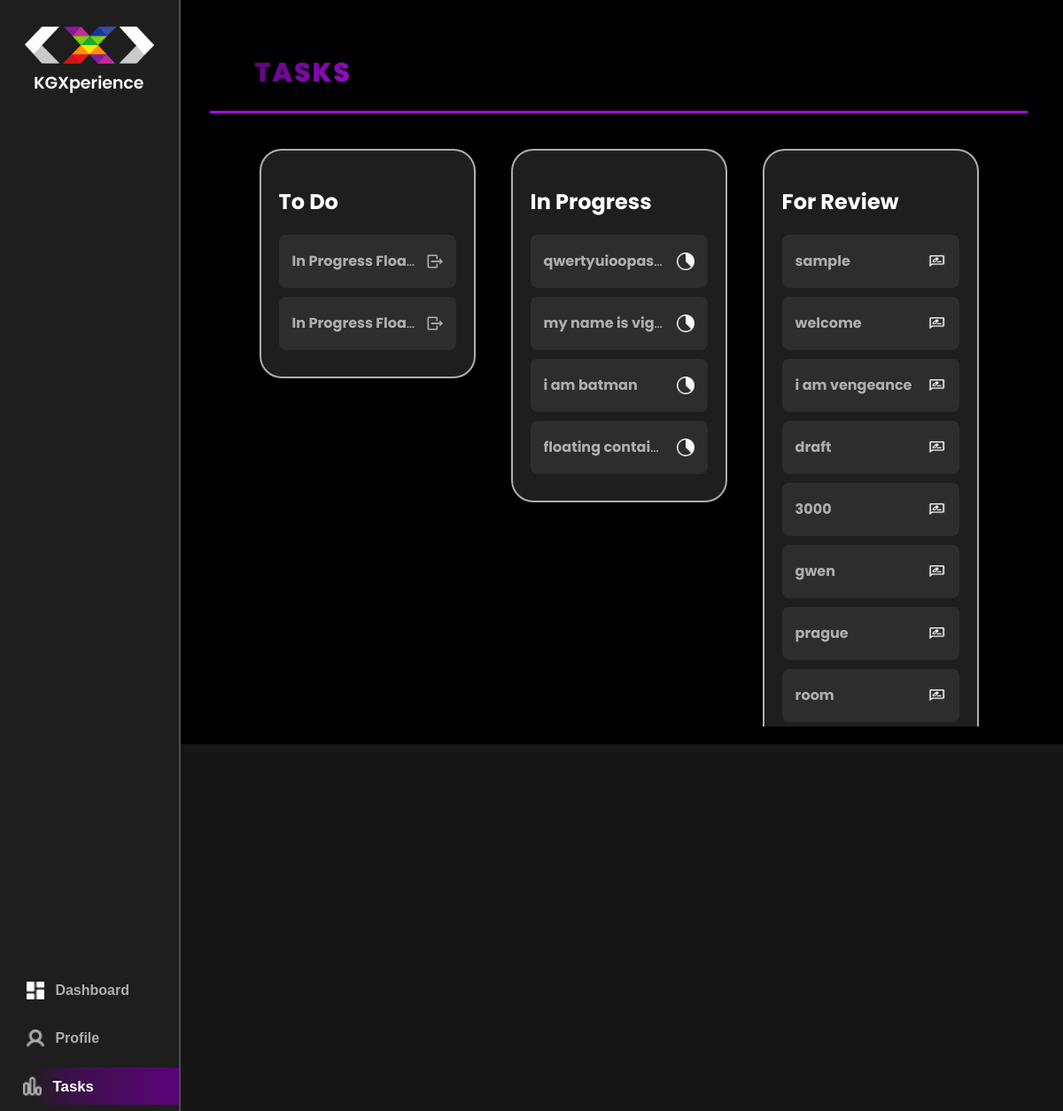
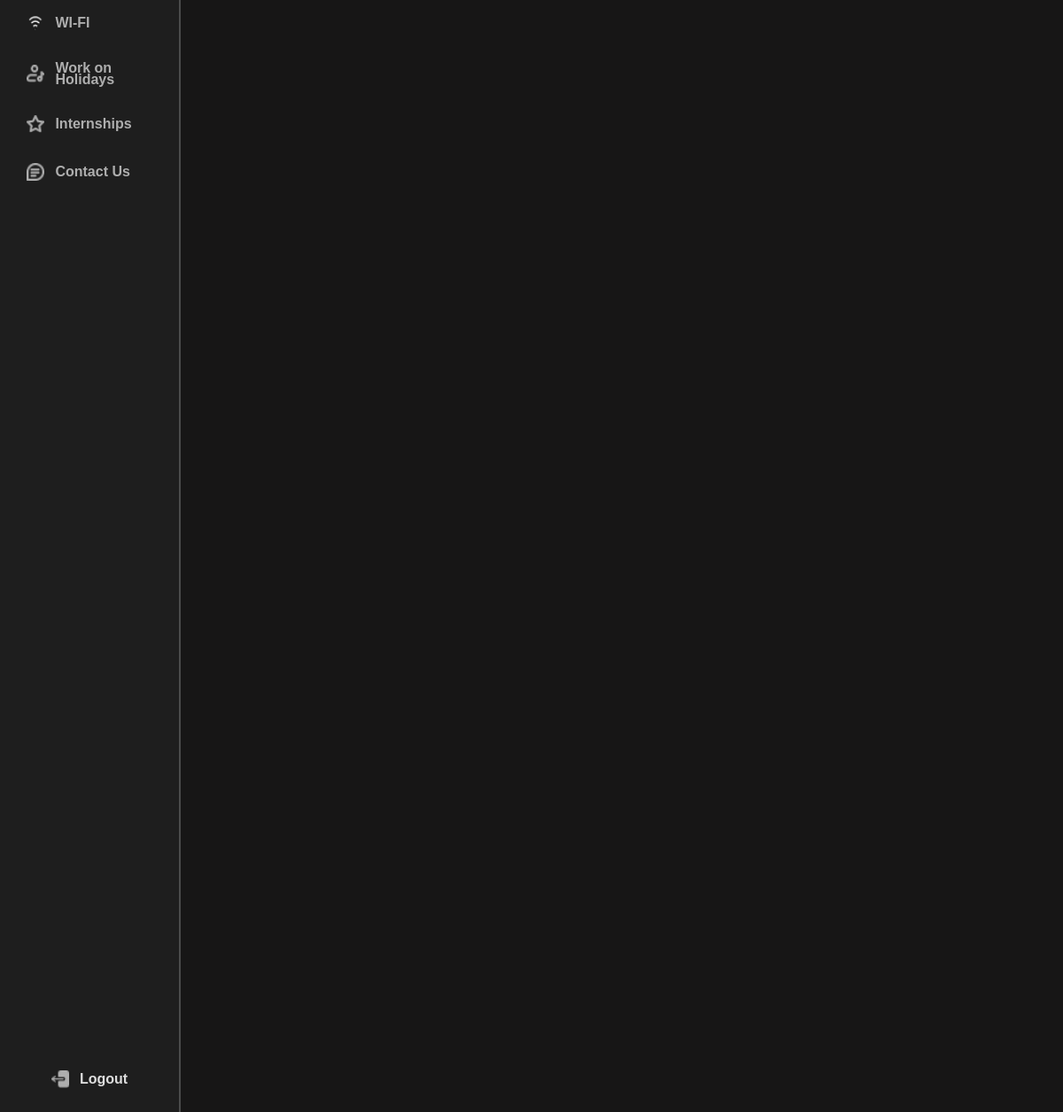
Page /student/tasks/ (signed in) on the committed database (2 pictures, top to bottom).
### kgx_app/models.py (models this page shows, shortened)
class ToDo(models.Model):
    roll_no = models.CharField(max_length=50)
    name = models.CharField(max_length=100)
    task_title = models.CharField(max_length=200)
    task_description = models.TextField()
    reference_link = models.URLField(blank=True, null=True)
    due_date = models.DateField()

class InProgress(models.Model):
    roll_no = models.CharField(max_length=50)
    name = models.CharField(max_length=100)
    task_title = models.CharField(max_length=200)
    task_description = models.TextField()
    reference_link = models.URLField(blank=True, null=True)
    due_date = models.DateField()

class ForReview(models.Model):
    roll_no = models.CharField(max_length=50)
    name = models.CharField(max_length=100)
    task_title = models.CharField(max_length=200)
    task_description = models.TextField()
    reference_link = models.URLField(blank=True, null=True)
    task_link = models.URLField()  # New field for the submitted link
    due_date = models.DateField()

### kgx_app/decorators.py (the view)
        def _wrapped_view(request, *args, **kwargs):
            try:
                profile = Profile.objects.get(roll_no=request.user.username)
                if profile.role in allowed_roles:
                    return view_func(request, *args, **kwargs)
                raise PermissionDenied
            except Profile.DoesNotExist:
                raise PermissionDenied  # Handle the case where the profile does not exist

### kgx_app/views.py (called while the page is built)
@login_required
@role_required(allowed_roles=['student'])
def student_tasks(request):
    profile = get_object_or_404(Profile, roll_no=request.user.username)
    to_do_tasks = ToDo.objects.filter(roll_no=profile.roll_no)  # Use the roll number from the profile
    in_progress_tasks = InProgress.objects.filter(roll_no=profile.roll_no)
    for_review_tasks = ForReview.objects.filter(roll_no=profile.roll_no)
    done_tasks = Done.objects.filter(roll_no=profile.roll_no)
    return render(request, 'student_tasks.html', {
        'profile': profile,
        'to_do_tasks': to_do_tasks,
        'in_progress_tasks': in_progress_tasks,
        'for_review_tasks': for_review_tasks,
        'done_tasks': done_tasks,
    })

### kgx_app/templates/student_tasks.html (shortened to what this page needs)
{% extends 'base.html' %}
{% load static %}
{% block content %}
<head>
    <link href="https://cdnjs.cloudflare.com/ajax/libs/font-awesome/6.0.0-beta3/css/all.min.css" rel="stylesheet">
</head>
<div class="header">
    <div class="title">Tasks</div>
</div>
<div class="task-container" id="main-content">
    <div class="task-section">
        <h2>To Do</h2>
        <div>
            {% for task in to_do_tasks %}
            <div class="task-item" onclick="showTaskDetails('{{ task.id }}', '{{ task.task_title|escapejs }}', '{{ task.task_description|escapejs }}', '{{ task.reference_link|escapejs }}', '{{ task.due_date|escapejs }}')">
                <span><strong>{{ task.task_title }}</strong></span>
                <img src="{% static 'kgx_app/start-button.png' %}" class="task-icon" data-task-id="{{ task.id }}" />
            </div>
            {% empty %}
                <div class="task-item">No tasks assigned.</div>
            {% endfor %}
        </div>
    </div>
    <div class="task-section">
        <h2>In Progress</h2>
        <div>
            {% for in_progress_task in in_progress_tasks %}
                <div class="task-item" onclick="showInProgressDetails('{{ in_progress_task.id }}', '{{ in_progress_task.task_title|escapejs }}', '{{ in_progress_task.task_description|escapejs }}', '{{ in_progress_task.reference_link|escapejs }}', '{{ in_progress_task.due_date|escapejs }}')">
                    <span><strong>{{ in_progress_task.task_title }}</strong></span>
                    <img src="{% static 'kgx_app/in_progress.png' %}" class="task-icon">
                </div>
            {% empty %}
                <div class="task-item">No tasks in progress.</div>
            {% endfor %}
        </div>
    </div>
    <div class="task-section">
        <h2>For Review</h2>
        <div>
            {% for review_task in for_review_tasks %}
                <div class="task-item">
                    <span><strong>{{ review_task.task_title }}</strong></span>
                    <img src="{% static 'kgx_app/for_review.png' %}" class="task-icon" />
                </div>
            {% empty %}
                <div class="task-item">No tasks for review.</div>
            {% endfor %}
        </div>
    </div>
</div>
    </div>
{% endblock %}

### kgx_app/templates/base.html (style rules this page uses)
body, html { height: 100%; margin: 0; background: #171616; overflow: hidden; }

### kgx_app/templates/student_tasks.html (style rules this page uses)
body { background-color: #000000; color: #FFFFFF; font-family: 'Poppins', sans-serif; display: flex; flex-direction: column; padding: 20px; }
.header { padding: 20px 50px; display: flex; justify-content: space-between; align-items: center; border-bottom: 3px solid #A507DB; margin-bottom: 30px; }
.header .title { font-size: 30px; font-weight: 800; color: #FFFFFF; letter-spacing: 2px; text-transform: uppercase; background: linear-gradient(135deg, #580475, #A507DB); -webkit-background-clip: text; -webkit-text-fill-color: transparent; }
.task-container { display: flex; flex-wrap: wrap; gap: 20px; justify-content: center; }
.task-section { background: #1E1E1E; border: 2px solid #AEAEAE; border-radius: 25px; padding: 20px; margin: 10px; width: 200px; height: fit-content; box-shadow: 0 8px 20px rgba(0, 0, 0, 0.5); overflow-y: auto; display: flex; flex-direction: column; transition: transform 0.2s ease-in-out, box-shadow 0.2s ease-in-out; }
.task-item { background: #2D2D2D; color: #AEAEAE; padding: 15px; border-radius: 8px; margin-bottom: 10px; display: flex; justify-content: space-between; align-items: center; cursor: pointer; min-height: 30px; max-height: 60px; overflow: hidden; white-space: nowrap; text-overflow: ellipsis; }
.task-item span { max-width: 200px; overflow: hidden; white-space: nowrap; text-overflow: ellipsis; }
h2 { font-size: 24px; font-weight: bold; margin-bottom: 20px; background: #FFFFFF; font-family: 'Poppins', sans-serif; -webkit-background-clip: text; -webkit-text-fill-color: transparent; }
.task-item img { width: 20px; height: 20px; cursor: pointer; transition: transform 0.3s ease, box-shadow 0.3s ease; }
.task-icon { width: 25px; height: 25px; margin-left: 10px; cursor: pointer; }

### rows in the picture
ToDo: task_title "In Progress Floa…"
ToDo: task_title "In Progress Floa…"
InProgress: task_title "qwertyuioopas…"
InProgress: task_title "my name is vig…"
InProgress: task_title "i am batman"
InProgress: task_title "floating contai…"
ForReview: task_title "sample"
ForReview: task_title "welcome"
ForReview: task_title "i am vengeance"
ForReview: task_title "draft"
ForReview: task_title "3000"
ForReview: task_title "gwen"
ForReview: task_title "prague"
ForReview: task_title "room"
